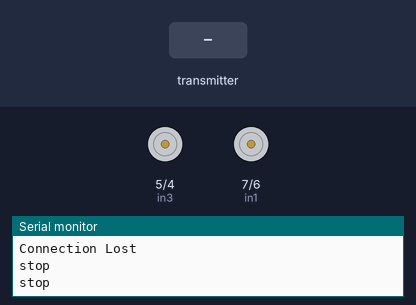
Bench run of a sketch on a simulated Arduino Uno, built with avr-gcc and run on an emulated ATmega328P. Parts: motor-driver pin pairs drawn as motors (green arrow = first pin HIGH = forward, orange = second pin HIGH = backward, longer = more drive), the last lines printed to the serial monitor. The inputs (shaded band) are chosen by the test bench. No radio packets arrive unless stated.

Above: at 1.4 s.
1.5 s: the transmitter starts sending data.0 = 0
At 1.8 s:
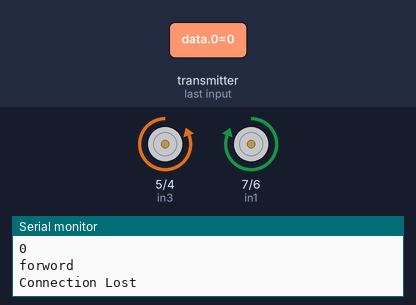
3.0 s: the transmitter starts sending data.0 = 255
At 3.4 s:
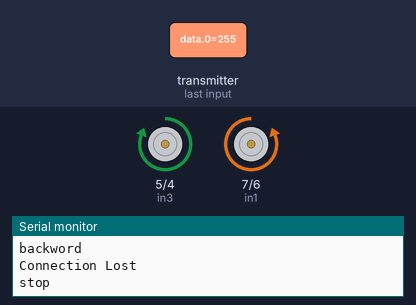
4.5 s: the transmitter starts sending data.1 = 0
7.5 s: the transmitter starts sending data.0 = 64
At 8.3 s:
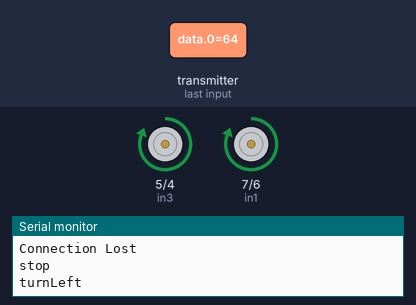
10.5 s: the transmitter starts sending data.1 = 255
12.0 s: the transmitter starts sending data.1 = 128
At 13.2 s:
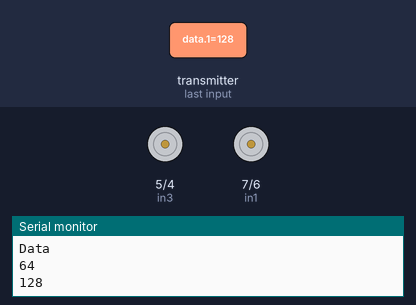
Timing chart, 0 to 14.5 s (numbered marks = the images above; inputs shaded):
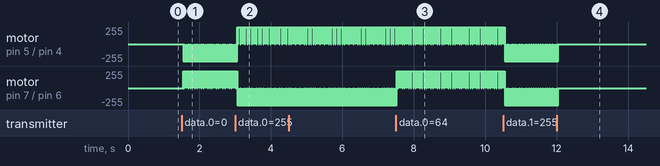

Measured:
- after the input at 1.5 s, motor on pin 5 (in3) / pin 4 (in4): alternates backward 255/255 for 0.05 s and stopped for 0.01 s, starting at once; motor on pin 7 (in1) / pin 6 (in2): alternates forward 255/255 for 0.05 s and stopped for 0.01 s, starting at once
- after the input at 12.0 s, motor on pin 5 (in3) / pin 4 (in4), motor on pin 7 (in1) / pin 6 (in2): goes on until 12.0 s, then stays stopped

The sketch:

nrf_car.ino
```cpp
#include <SPI.h>
#include <Servo.h>
#include <nRF24L01.h>
#include <RF24.h>
#define CE_PIN 9
#define CSN_PIN 10

int mode = 0;
int receiver_reset = 8;


#define in1 7 //Motor1  L298 Pin in1
#define in2 6 //Motor1  L298 Pin in1
#define in3 5 //Motor2  L298 Pin in1
#define in4 4 //Motor2  L298 Pin in1


const uint64_t pipe = 0xE8E8F0F0E1LL;

RF24 radio(CE_PIN, CSN_PIN);
byte data[6]; // depending on the number of sensors used


unsigned long lastReceiveTime = 0;
unsigned long currentTime = 0;

int secs = 0;

void setup()
{
  digitalWrite(receiver_reset, HIGH);
  delay(200);
  pinMode(receiver_reset, OUTPUT);
  Serial.begin(9600);


  Serial.println("Nrf24L01 Receiver Starting");

  radio.begin();
  radio.openReadingPipe(1, pipe);
  radio.startListening();
  resetData();

  //default values
  data[0] = 127;
  data[1] = 127;


  pinMode(in1, OUTPUT); // declare as output for L298 Pin in1
  pinMode(in2, OUTPUT); // declare as output for L298 Pin in2
  pinMode(in3, OUTPUT); // declare as output for L298 Pin in3
  pinMode(in4, OUTPUT); // declare as output for L298 Pin in4

}

void loop()
{


  if ( radio.available() )
  {
    radio.read( data, sizeof(data));

    Serial.println("Data");
    Serial.println(data[0]); // up down
    Serial.println(data[1]); // left right
    Serial.println(data[2]); // button

    if (data[2] == 1)
    {
      mode = 0;
    }
    // Left Right

    if (data[2] == 0)
    {
      mode = 1;
    }
  }
  else
  {
    currentTime = millis();
    if ( currentTime - lastReceiveTime > 1000 ) { // If current time is more then 1 second since we have recived the last data, that means we have lost connection
      resetData(); // If connection is lost, reset the data. It prevents unwanted behavior, for example if a drone has a throttle up and we lose connection, it can keep flying unless we reset the values

      //

      secs = secs + 1;
      if (secs >= 2)
      {
        digitalWrite( receiver_reset, LOW);
        secs = 0;
      }

    }
  }

    if (data[0] < 20)
    {
      forword();
    }
    else if (data[0] > 200)
    {
      backword();
    }
    else if (data[1] < 20)
    {
      turnLeft();
    }
    else if (data[1] > 200)
    {
      turnRight();
    }
    else {
      Stop();
    }


}

void resetData()
{
  Serial.println("Connection Lost");
  Stop();


}


void forword() { //forword
  Serial.println("forword");
  digitalWrite(in1, HIGH); //Right Motor forword Pin
  digitalWrite(in2, LOW);  //Right Motor backword Pin
  digitalWrite(in3, LOW);  //Left Motor backword Pin
  digitalWrite(in4, HIGH); //Left Motor forword Pin


}

void backword() { //backword
  Serial.println("backword");
  digitalWrite(in1, LOW);  //Right Motor forword Pin
  digitalWrite(in2, HIGH); //Right Motor backword Pin
  digitalWrite(in3, HIGH); //Left Motor backword Pin
  digitalWrite(in4, LOW);  //Left Motor forword Pin


}

void turnRight() { //turnRight
  Serial.println("turnRight");
  digitalWrite(in1, LOW);  //Right Motor forword Pin
  digitalWrite(in2, HIGH); //Right Motor backword Pin
  digitalWrite(in3, LOW);  //Left Motor backword Pin
  digitalWrite(in4, HIGH); //Left Motor forword Pin


}
void turnLeft() { //turnLeft
  Serial.println("turnLeft");
  digitalWrite(in1, HIGH);  //Right Motor forword Pin
  digitalWrite(in2, LOW); //Right Motor backword Pin
  digitalWrite(in3, HIGH);  //Left Motor backword Pin
  digitalWrite(in4, LOW); //Left Motor forword Pin

}
void Stop() { //stop
  Serial.println("stop");
  digitalWrite(in1, LOW); //Right Motor forword Pin
  digitalWrite(in2, LOW); //Right Motor backword Pin
  digitalWrite(in3, LOW); //Left Motor backword Pin
  digitalWrite(in4, LOW); //Left Motor forword Pin

}
```
